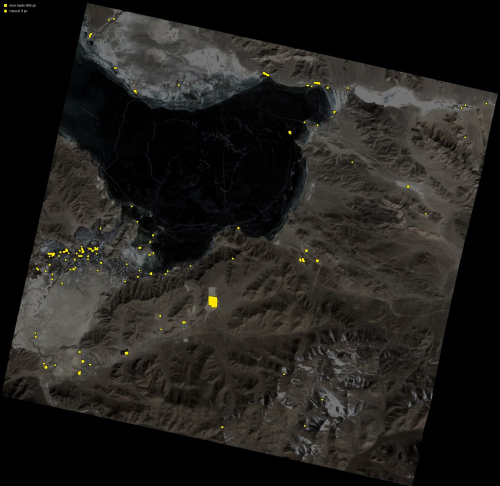
#> input picture research/presentation/aigc-stage3/figures/ql_prisma_manmade.jpg, 1000 x 972 px, given in place of key1.png, which was not available (shown at 1/2 size)
$ python make_figures.py
#> lines starting #> are read from the running program, lines starting #| are printed output that depends on the picture
"""Figures for the AIGC Stage-III deck.

images(): copy, crop and downscale the product screenshots and story frames into figures/.
charts(): every chart, drawn with matplotlib as a vector PDF at the exact size of its slot on the slide.
Numbers in the charts are typed from the sources listed in NUMBERS.md (F002 curves read from its metrics.csv).
Run with the pv2 venv (PIL, matplotlib): python make_figures.py
"""
import csv
import shutil
from pathlib import Path

from PIL import Image

SP = Path(r"C:/Users/FITT/AppData/Local/Temp/claude/c--Users-FITT-OneDrive-Documents-GitHub-hsi-anomaly-foundations-allotrope/788c753e-9469-41c6-b3b0-db0026d037fc/scratchpad")
REPO = Path(__file__).resolve().parents[3]
OUT = Path(__file__).parent / "figures"
OUT.mkdir(exist_ok=True)
STORY = SP / "final/story/allotrope_story_c7648a5f_56b746f0_prisma_default"
STORY_A = SP / "final/story/allotrope_story_9021b6e5_fae2bccf_aviris_oil_plastic"
FONTS = Path(r"C:/Users/FITT/AppData/Local/TectonicProject/Tectonic/cache/bundles/data/6ffe055852f8faf66c0acbe1a7fb27f87b869a90bad1204f3bf4d9683f597c7c")

INK, MUTE, FAINT = "#111111", "#6b6b6b", "#b8b8b8"
MAN, OCHRE, PAPER = "#c0392b", "#d4a017", "#fffff8"
MM = 1 / 25.4


def save(src, name, maxw=1400, crop=None):
#> called with name = 'story_prisma_k1.jpg', maxw = 700, crop = (0, 0.035, 1, 0.955)
    im = Image.open(src).convert("RGB")
#> im is the input picture: PIL image 1000x972 RGB; mean R, G, B 33.4, 31.6, 28.6
    if crop:
        w, h = im.size
#> w = 1000; h = 972
        im = im.crop((int(crop[0] * w), int(crop[1] * h), int(crop[2] * w), int(crop[3] * h)))
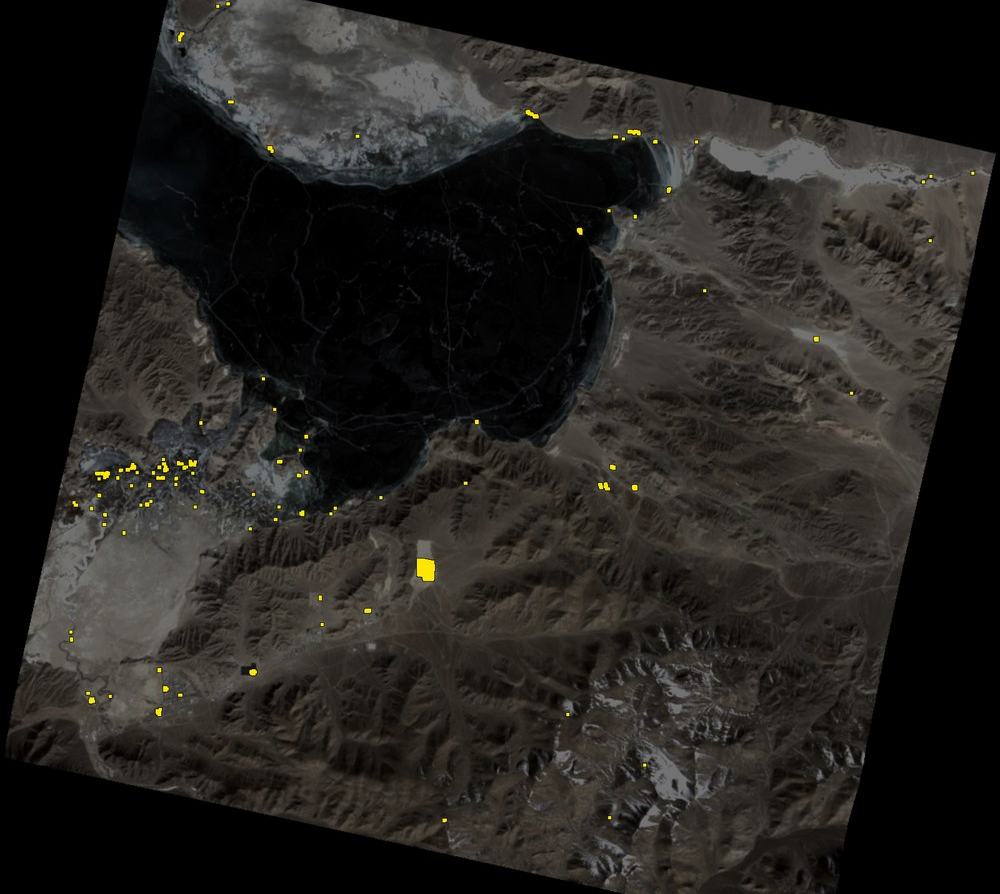
#> im: PIL image 1000x894 RGB; mean R, G, B 35.9, 34, 30.8
    if im.width > maxw:
        im = im.resize((maxw, round(im.height * maxw / im.width)), Image.LANCZOS)
#> im: PIL image 700x626 RGB
    im.save(OUT / name, quality=88)


def images():
    for i in range(1, 8):
        save(STORY / f"key{i}.png", f"story_prisma_k{i}.jpg", 700, crop=(0, 0.035, 1, 0.955))
        save(STORY_A / f"key{i}.png", f"story_aviris_k{i}.jpg", 700, crop=(0, 0.03, 1, 0.96))
#> call 2 of save, with name = 'story_aviris_k1.jpg', maxw = 700, crop = (0, 0.03, 1, 0.96)
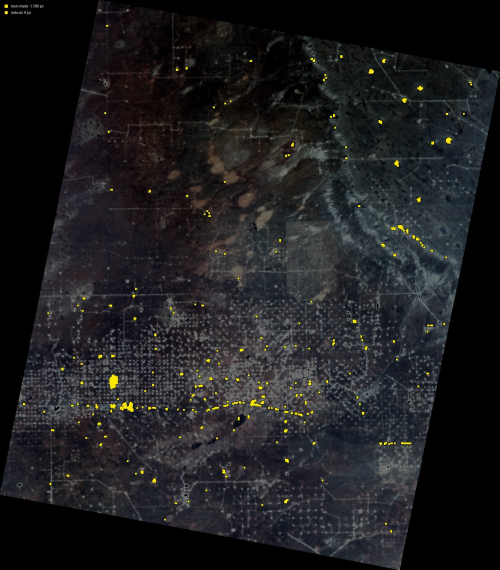
#> input picture research/presentation/aigc-stage3/figures/ql_tanager_manmade.jpg, 1000 x 1140 px, given in place of key1.png, which was not available (shown at 1/2 size)
#> in save, im is the input picture: PIL image 1000x1140 RGB; mean R, G, B 30.3, 30.3, 31.9
#> in save (call 2), `im = im.crop((int(crop[0] * w), int(crop[1] * h), int(crop[2] * w), in..`:
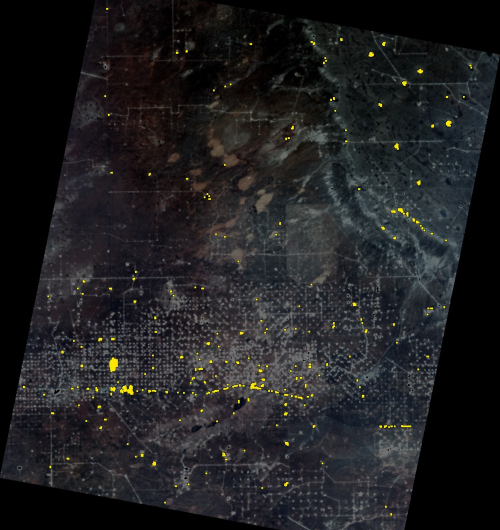
#> im: PIL image 1000x1060 RGB (shown at 1/2 size); mean R, G, B 32.2, 32.2, 33.8
#> in save (call 2), `im = im.resize((maxw, round(im.height * maxw / im.width)), Image.LANCZ..`:
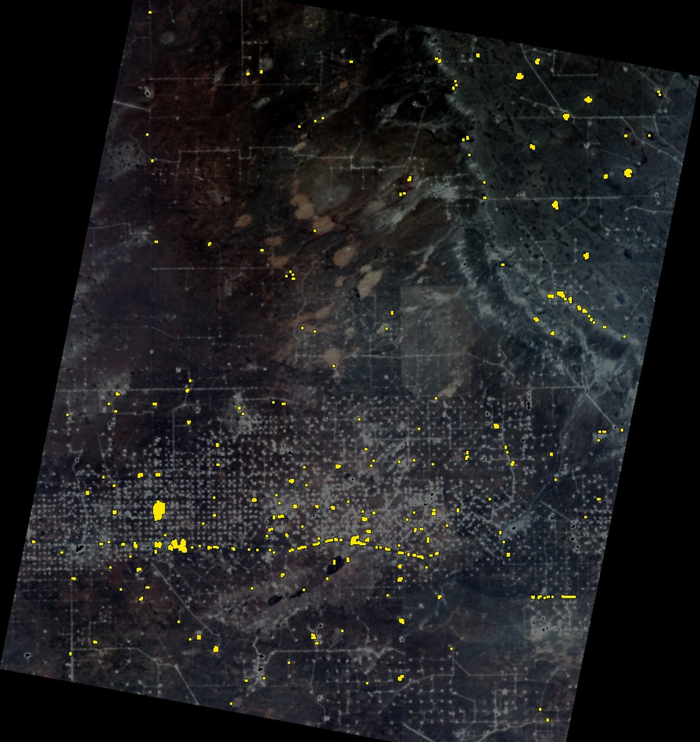
#> im: PIL image 700x742 RGB; mean R, G, B 32.2, 32.2, 33.9
    save(SP / "final/seg-prisma_v2.png", "seg_prisma_panel.jpg", 1100, crop=(0.405, 0.61, 0.96, 0.98))
    save(SP / "final/seg-enmap_v2.png", "seg_enmap_panel.jpg", 1100, crop=(0.405, 0.61, 0.96, 0.98))
    save(SP / "final/flowB/prisma-1-open.png", "match_prisma.jpg", 1800)
    for q in ["prisma_manmade", "tanager_manmade"]:
        save(SP / f"final/flow/{q}_quicklook.png", f"ql_{q}.jpg", 1000)
    shutil.copy(REPO / "research/experiments/spectral-namer/figures/namer_network.pdf", OUT / "namer_network.pdf")
    (OUT / "data").mkdir(exist_ok=True)
    shutil.copy(REPO / "research/experiments/indradhanu-se-pretrain/F002-heavy/metrics.csv", OUT / "data/f002_metrics.csv")


# [36 lines left out: functions setup_mpl, tufte, hbars, not called in this run]


def chance(ax, n):
    ax.axvline(93, color=MUTE, lw=0.5, ls=(0, (1, 2)))
    ax.text(97, n - 0.45, "chance 93", color=MUTE, fontsize=6.3, ha="left", va="center")


# [138 lines left out: function charts, not called in this run]


if __name__ == "__main__":
#> (the run stopped early here; a loop or call above may not have finished)
